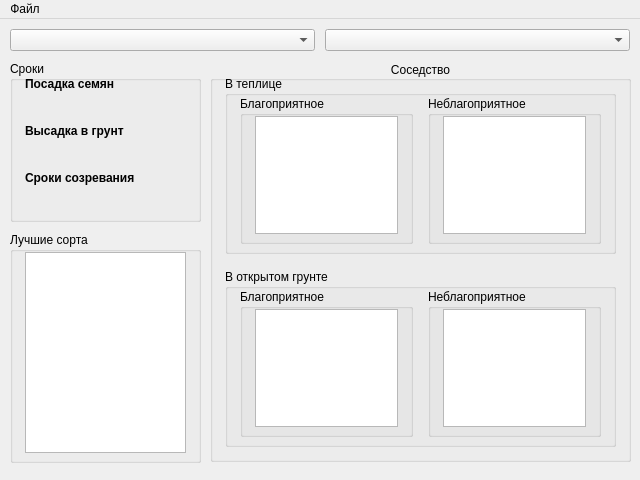
<?xml version="1.0" encoding="UTF-8"?>
<ui version="4.0">
 <class>MainWindow</class>
 <widget class="QMainWindow" name="MainWindow">
  <property name="geometry">
   <rect>
    <x>0</x>
    <y>0</y>
    <width>640</width>
    <height>480</height>
   </rect>
  </property>
  <property name="windowTitle">
   <string>Приложение для дачи</string>
  </property>
  <widget class="QWidget" name="centralWidget">
   <widget class="QComboBox" name="comboBoxType">
    <property name="geometry">
     <rect>
      <x>10</x>
      <y>10</y>
      <width>305</width>
      <height>22</height>
     </rect>
    </property>
   </widget>
   <widget class="QComboBox" name="comboBoxPlant">
    <property name="geometry">
     <rect>
      <x>325</x>
      <y>10</y>
      <width>305</width>
      <height>22</height>
     </rect>
    </property>
   </widget>
   <widget class="QGroupBox" name="groupBoxTime">
    <property name="geometry">
     <rect>
      <x>10</x>
      <y>42</y>
      <width>191</width>
      <height>161</height>
     </rect>
    </property>
    <property name="title">
     <string>Сроки</string>
    </property>
    <widget class="QLabel" name="labelSeeds">
     <property name="geometry">
      <rect>
       <x>15</x>
       <y>15</y>
       <width>161</width>
       <height>16</height>
      </rect>
     </property>
     <property name="font">
      <font>
       <weight>75</weight>
       <bold>true</bold>
      </font>
     </property>
     <property name="text">
      <string>Посадка семян</string>
     </property>
    </widget>
    <widget class="QLabel" name="labelGround">
     <property name="geometry">
      <rect>
       <x>15</x>
       <y>62</y>
       <width>161</width>
       <height>16</height>
      </rect>
     </property>
     <property name="font">
      <font>
       <weight>75</weight>
       <bold>true</bold>
      </font>
     </property>
     <property name="text">
      <string>Высадка в грунт</string>
     </property>
    </widget>
    <widget class="QLabel" name="labelTerms">
     <property name="geometry">
      <rect>
       <x>15</x>
       <y>109</y>
       <width>161</width>
       <height>16</height>
      </rect>
     </property>
     <property name="font">
      <font>
       <weight>75</weight>
       <bold>true</bold>
      </font>
     </property>
     <property name="text">
      <string>Сроки созревания</string>
     </property>
    </widget>
    <widget class="QLabel" name="labelSeedsValue">
     <property name="geometry">
      <rect>
       <x>15</x>
       <y>36</y>
       <width>161</width>
       <height>16</height>
      </rect>
     </property>
     <property name="text">
      <string/>
     </property>
    </widget>
    <widget class="QLabel" name="labelGroundValue">
     <property name="geometry">
      <rect>
       <x>15</x>
       <y>83</y>
       <width>161</width>
       <height>16</height>
      </rect>
     </property>
     <property name="text">
      <string/>
     </property>
    </widget>
    <widget class="QLabel" name="labelTermsValue">
     <property name="geometry">
      <rect>
       <x>15</x>
       <y>130</y>
       <width>161</width>
       <height>16</height>
      </rect>
     </property>
     <property name="text">
      <string/>
     </property>
    </widget>
   </widget>
   <widget class="QGroupBox" name="groupBoxNeighborhood">
    <property name="geometry">
     <rect>
      <x>210</x>
      <y>42</y>
      <width>421</width>
      <height>401</height>
     </rect>
    </property>
    <property name="title">
     <string>Соседство</string>
    </property>
    <property name="alignment">
     <set>Qt::AlignCenter</set>
    </property>
    <widget class="QGroupBox" name="groupBoxGreen">
     <property name="geometry">
      <rect>
       <x>15</x>
       <y>15</y>
       <width>391</width>
       <height>178</height>
      </rect>
     </property>
     <property name="title">
      <string>В теплице</string>
     </property>
     <widget class="QGroupBox" name="groupBoxGreenGood">
      <property name="geometry">
       <rect>
        <x>15</x>
        <y>20</y>
        <width>173</width>
        <height>148</height>
       </rect>
      </property>
      <property name="title">
       <string>Благоприятное</string>
      </property>
      <widget class="QListWidget" name="listWidgetGreenGood">
       <property name="geometry">
        <rect>
         <x>15</x>
         <y>20</y>
         <width>143</width>
         <height>118</height>
        </rect>
       </property>
      </widget>
     </widget>
     <widget class="QGroupBox" name="groupBoxGreenBad">
      <property name="geometry">
       <rect>
        <x>203</x>
        <y>20</y>
        <width>173</width>
        <height>148</height>
       </rect>
      </property>
      <property name="title">
       <string>Неблагоприятное</string>
      </property>
      <widget class="QListWidget" name="listWidgetGreenBad">
       <property name="geometry">
        <rect>
         <x>15</x>
         <y>20</y>
         <width>143</width>
         <height>118</height>
        </rect>
       </property>
      </widget>
     </widget>
    </widget>
    <widget class="QGroupBox" name="groupBoxOpen">
     <property name="geometry">
      <rect>
       <x>15</x>
       <y>208</y>
       <width>391</width>
       <height>178</height>
      </rect>
     </property>
     <property name="title">
      <string>В открытом грунте</string>
     </property>
     <widget class="QGroupBox" name="groupBoxOpenGood">
      <property name="geometry">
       <rect>
        <x>15</x>
        <y>20</y>
        <width>173</width>
        <height>148</height>
       </rect>
      </property>
      <property name="title">
       <string>Благоприятное</string>
      </property>
      <widget class="QListWidget" name="listWidgetOpenGood">
       <property name="geometry">
        <rect>
         <x>15</x>
         <y>20</y>
         <width>143</width>
         <height>118</height>
        </rect>
       </property>
      </widget>
     </widget>
     <widget class="QGroupBox" name="groupBoxOpenBad">
      <property name="geometry">
       <rect>
        <x>203</x>
        <y>20</y>
        <width>173</width>
        <height>148</height>
       </rect>
      </property>
      <property name="title">
       <string>Неблагоприятное</string>
      </property>
      <widget class="QListWidget" name="listWidgetOpenBad">
       <property name="geometry">
        <rect>
         <x>15</x>
         <y>20</y>
         <width>143</width>
         <height>118</height>
        </rect>
       </property>
      </widget>
     </widget>
    </widget>
   </widget>
   <widget class="QGroupBox" name="groupBoxTop">
    <property name="geometry">
     <rect>
      <x>10</x>
      <y>213</y>
      <width>191</width>
      <height>231</height>
     </rect>
    </property>
    <property name="title">
     <string>Лучшие сорта</string>
    </property>
    <widget class="QListWidget" name="listWidgetTop">
     <property name="geometry">
      <rect>
       <x>15</x>
       <y>20</y>
       <width>161</width>
       <height>201</height>
      </rect>
     </property>
    </widget>
   </widget>
  </widget>
  <widget class="QMenuBar" name="menuBar">
   <property name="geometry">
    <rect>
     <x>0</x>
     <y>0</y>
     <width>640</width>
     <height>21</height>
    </rect>
   </property>
   <widget class="QMenu" name="menuFile">
    <property name="title">
     <string>Файл</string>
    </property>
    <addaction name="actionExit"/>
   </widget>
   <addaction name="menuFile"/>
  </widget>
  <action name="actionExit">
   <property name="text">
    <string>Выход</string>
   </property>
  </action>
 </widget>
 <layoutdefault spacing="6" margin="11"/>
 <resources/>
 <connections/>
</ui>
